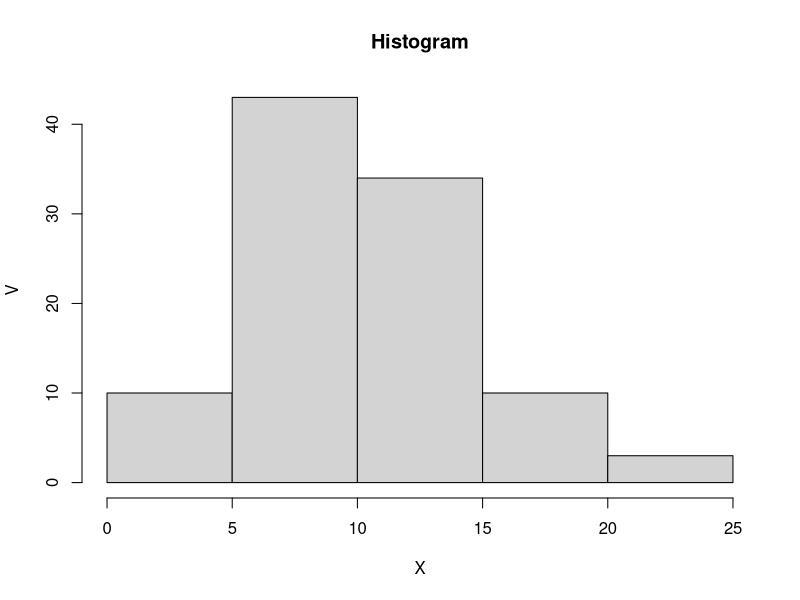

Write R code to recreate this figure. (Note: this script raises an error after producing the figure.)
#A
dchisq(x = 2, df = 10)

#B
hist(rchisq(100, 10), xlab = "X", ylab = "V", main = "Histogram")

#C
mean = V
var = 2*V
mean
var